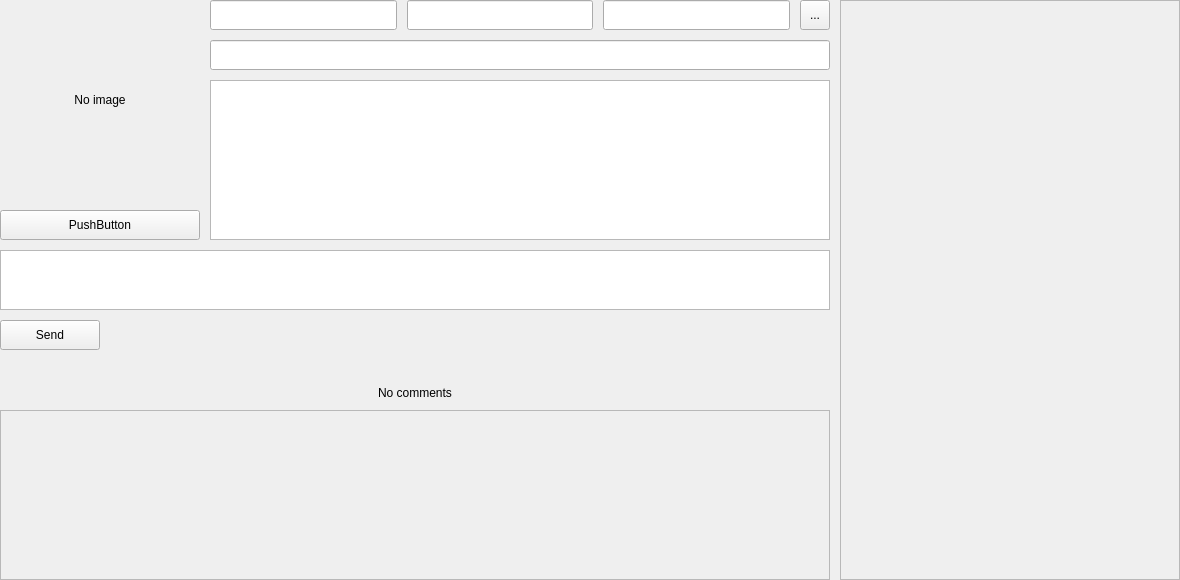
<?xml version="1.0" encoding="UTF-8"?>
<ui version="4.0">
 <class>ProfileWidget</class>
 <widget class="QWidget" name="ProfileWidget">
  <property name="geometry">
   <rect>
    <x>0</x>
    <y>0</y>
    <width>1180</width>
    <height>580</height>
   </rect>
  </property>
  <property name="windowTitle">
   <string notr="true">Form</string>
  </property>
  <layout class="QGridLayout" name="gridLayout_2">
   <property name="leftMargin">
    <number>0</number>
   </property>
   <property name="topMargin">
    <number>0</number>
   </property>
   <property name="rightMargin">
    <number>0</number>
   </property>
   <property name="bottomMargin">
    <number>0</number>
   </property>
   <property name="spacing">
    <number>10</number>
   </property>
   <item row="0" column="0">
    <layout class="QVBoxLayout" name="verticalLayout">
     <property name="spacing">
      <number>10</number>
     </property>
     <item>
      <widget class="QLabel" name="avatar">
       <property name="minimumSize">
        <size>
         <width>200</width>
         <height>200</height>
        </size>
       </property>
       <property name="maximumSize">
        <size>
         <width>200</width>
         <height>200</height>
        </size>
       </property>
       <property name="text">
        <string>No image</string>
       </property>
       <property name="alignment">
        <set>Qt::AlignCenter</set>
       </property>
      </widget>
     </item>
     <item>
      <widget class="QPushButton" name="btnProfileLink">
       <property name="minimumSize">
        <size>
         <width>200</width>
         <height>30</height>
        </size>
       </property>
       <property name="maximumSize">
        <size>
         <width>200</width>
         <height>30</height>
        </size>
       </property>
       <property name="cursor">
        <cursorShape>PointingHandCursor</cursorShape>
       </property>
       <property name="focusPolicy">
        <enum>Qt::NoFocus</enum>
       </property>
       <property name="toolTip">
        <string>Copy link</string>
       </property>
       <property name="text">
        <string notr="true">PushButton</string>
       </property>
      </widget>
     </item>
    </layout>
   </item>
   <item row="0" column="1">
    <layout class="QGridLayout" name="gridLayout">
     <property name="spacing">
      <number>10</number>
     </property>
     <item row="0" column="1">
      <widget class="QLineEdit" name="leFirstname">
       <property name="minimumSize">
        <size>
         <width>0</width>
         <height>30</height>
        </size>
       </property>
       <property name="maximumSize">
        <size>
         <width>16777215</width>
         <height>30</height>
        </size>
       </property>
       <property name="toolTip">
        <string>Firstname</string>
       </property>
      </widget>
     </item>
     <item row="0" column="2">
      <widget class="QLineEdit" name="lePatronymic">
       <property name="minimumSize">
        <size>
         <width>0</width>
         <height>30</height>
        </size>
       </property>
       <property name="maximumSize">
        <size>
         <width>16777215</width>
         <height>30</height>
        </size>
       </property>
       <property name="toolTip">
        <string>Patronymic</string>
       </property>
      </widget>
     </item>
     <item row="0" column="0">
      <widget class="QLineEdit" name="leSurname">
       <property name="minimumSize">
        <size>
         <width>0</width>
         <height>30</height>
        </size>
       </property>
       <property name="maximumSize">
        <size>
         <width>16777215</width>
         <height>30</height>
        </size>
       </property>
       <property name="focusPolicy">
        <enum>Qt::StrongFocus</enum>
       </property>
       <property name="toolTip">
        <string>Surname</string>
       </property>
      </widget>
     </item>
     <item row="1" column="0" colspan="4">
      <widget class="QLineEdit" name="lePost">
       <property name="minimumSize">
        <size>
         <width>0</width>
         <height>30</height>
        </size>
       </property>
       <property name="maximumSize">
        <size>
         <width>16777215</width>
         <height>30</height>
        </size>
       </property>
       <property name="toolTip">
        <string>Post</string>
       </property>
      </widget>
     </item>
     <item row="2" column="0" colspan="4">
      <widget class="QPlainTextEdit" name="textAboutMe">
       <property name="minimumSize">
        <size>
         <width>100</width>
         <height>160</height>
        </size>
       </property>
       <property name="maximumSize">
        <size>
         <width>16777215</width>
         <height>160</height>
        </size>
       </property>
       <property name="toolTip">
        <string>Description</string>
       </property>
      </widget>
     </item>
     <item row="0" column="3">
      <widget class="QToolButton" name="btnUpdate">
       <property name="minimumSize">
        <size>
         <width>30</width>
         <height>30</height>
        </size>
       </property>
       <property name="maximumSize">
        <size>
         <width>30</width>
         <height>30</height>
        </size>
       </property>
       <property name="cursor">
        <cursorShape>PointingHandCursor</cursorShape>
       </property>
       <property name="focusPolicy">
        <enum>Qt::NoFocus</enum>
       </property>
       <property name="toolTip">
        <string>Save and update</string>
       </property>
       <property name="text">
        <string>...</string>
       </property>
       <property name="icon">
        <iconset resource="../resources.qrc">
         <normaloff>:/r/resources/images/synchonize.png</normaloff>:/r/resources/images/synchonize.png</iconset>
       </property>
      </widget>
     </item>
    </layout>
   </item>
   <item row="0" column="2" rowspan="2">
    <widget class="QScrollArea" name="areaSettings">
     <property name="minimumSize">
      <size>
       <width>340</width>
       <height>0</height>
      </size>
     </property>
     <property name="maximumSize">
      <size>
       <width>340</width>
       <height>16777215</height>
      </size>
     </property>
     <property name="widgetResizable">
      <bool>true</bool>
     </property>
     <widget class="QWidget" name="settingsContent">
      <property name="geometry">
       <rect>
        <x>0</x>
        <y>0</y>
        <width>338</width>
        <height>578</height>
       </rect>
      </property>
      <layout class="QFormLayout" name="settingsLayout">
       <property name="horizontalSpacing">
        <number>10</number>
       </property>
       <property name="verticalSpacing">
        <number>10</number>
       </property>
       <property name="leftMargin">
        <number>0</number>
       </property>
       <property name="topMargin">
        <number>0</number>
       </property>
       <property name="rightMargin">
        <number>0</number>
       </property>
       <property name="bottomMargin">
        <number>0</number>
       </property>
      </layout>
     </widget>
    </widget>
   </item>
   <item row="1" column="0" colspan="2">
    <layout class="QVBoxLayout" name="verticalLayout_2">
     <property name="spacing">
      <number>10</number>
     </property>
     <item>
      <widget class="QPlainTextEdit" name="textComment">
       <property name="minimumSize">
        <size>
         <width>0</width>
         <height>60</height>
        </size>
       </property>
       <property name="maximumSize">
        <size>
         <width>16777215</width>
         <height>60</height>
        </size>
       </property>
       <property name="toolTip">
        <string>Comment</string>
       </property>
      </widget>
     </item>
     <item>
      <layout class="QHBoxLayout" name="horizontalLayout">
       <property name="spacing">
        <number>10</number>
       </property>
       <item>
        <widget class="QPushButton" name="btnSendComment">
         <property name="minimumSize">
          <size>
           <width>100</width>
           <height>30</height>
          </size>
         </property>
         <property name="maximumSize">
          <size>
           <width>16777215</width>
           <height>30</height>
          </size>
         </property>
         <property name="cursor">
          <cursorShape>PointingHandCursor</cursorShape>
         </property>
         <property name="focusPolicy">
          <enum>Qt::NoFocus</enum>
         </property>
         <property name="text">
          <string>Send</string>
         </property>
        </widget>
       </item>
       <item>
        <spacer name="horizontalSpacer">
         <property name="orientation">
          <enum>Qt::Horizontal</enum>
         </property>
         <property name="sizeHint" stdset="0">
          <size>
           <width>40</width>
           <height>20</height>
          </size>
         </property>
        </spacer>
       </item>
      </layout>
     </item>
     <item>
      <widget class="QLabel" name="lblNoComments">
       <property name="minimumSize">
        <size>
         <width>0</width>
         <height>40</height>
        </size>
       </property>
       <property name="text">
        <string>No comments</string>
       </property>
       <property name="alignment">
        <set>Qt::AlignBottom|Qt::AlignHCenter</set>
       </property>
      </widget>
     </item>
     <item>
      <widget class="QScrollArea" name="areaComments">
       <property name="widgetResizable">
        <bool>true</bool>
       </property>
       <widget class="QWidget" name="commentsContent">
        <property name="geometry">
         <rect>
          <x>0</x>
          <y>0</y>
          <width>826</width>
          <height>119</height>
         </rect>
        </property>
        <layout class="QVBoxLayout" name="commentsLayout">
         <property name="spacing">
          <number>10</number>
         </property>
         <property name="leftMargin">
          <number>10</number>
         </property>
         <property name="topMargin">
          <number>10</number>
         </property>
         <property name="rightMargin">
          <number>10</number>
         </property>
         <property name="bottomMargin">
          <number>10</number>
         </property>
        </layout>
       </widget>
      </widget>
     </item>
    </layout>
   </item>
  </layout>
 </widget>
 <resources>
  <include location="../resources.qrc"/>
 </resources>
 <connections/>
</ui>
